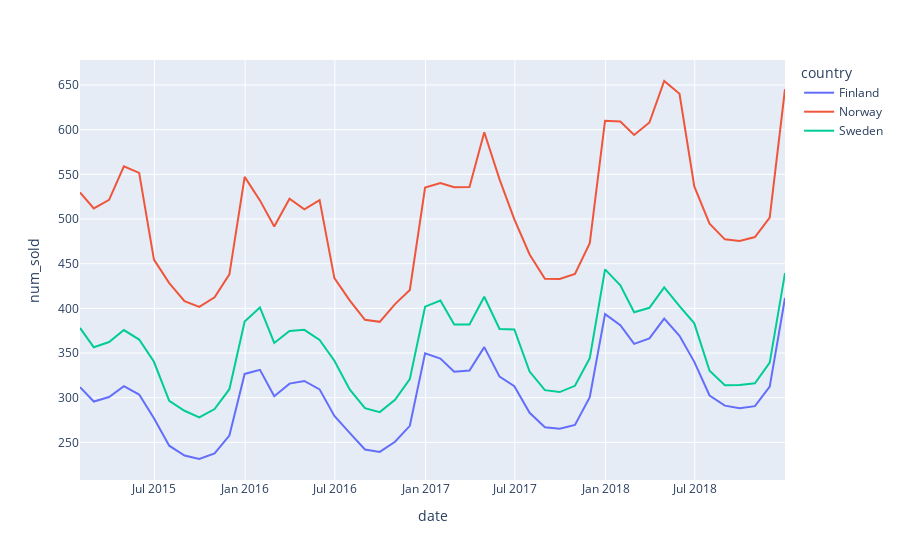

Write notebook code for a chart like this one.
### Code cell
#using plotly
train_monthly_country = train.set_index('date').groupby([pd.Grouper(freq='M'),'country'])[['num_sold']].mean().reset_index()
a = px.line(data_frame=train_monthly_country,x='date',y='num_sold',color='country')
a.show()
